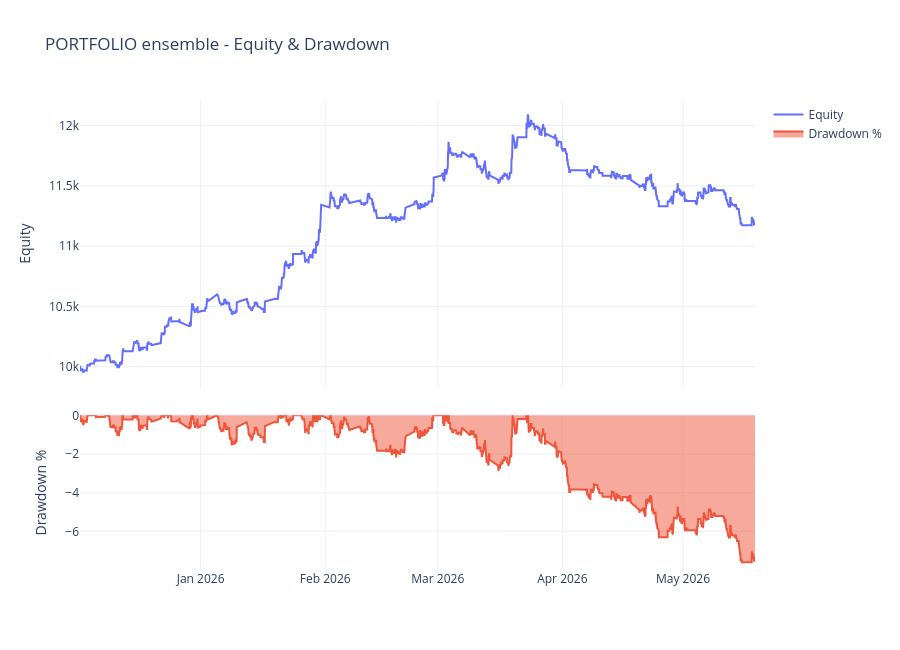

The notebook cell this image was saved under:
### Code cell
from visualize import plot_equity_and_drawdown
fig = plot_equity_and_drawdown(ens_eq, title="PORTFOLIO ensemble - Equity & Drawdown")
save_html(fig, OUT / "02_portfolio_equity_drawdown.html"); fig.show()

### Figure 1 — Plotly figure (JSON) as saved in the notebook; plotly's stock layout.template omitted (floating-point values rounded to 4 significant figures; data arrays with more than 128 entries replaced by an {"elided": "..."} marker saying what was removed)
{"data": [{"mode": "lines", "name": "Equity", "type": "scatter", "x": {"elided": "2683 str values"}, "xaxis": "x", "y": {"elided": "2683 float values"}, "yaxis": "y"}, {"fill": "tozeroy", "mode": "lines", "name": "Drawdown %", "type": "scatter", "x": {"elided": "2683 str values"}, "xaxis": "x2", "y": {"elided": "2683 float values"}, "yaxis": "y2"}], "layout": {"height": 650, "title": {"text": "PORTFOLIO ensemble - Equity & Drawdown"}, "xaxis": {"anchor": "y", "domain": [0, 1], "matches": "x2", "showticklabels": false}, "xaxis2": {"anchor": "y2", "domain": [0, 1]}, "yaxis": {"anchor": "x", "domain": [0.389, 1], "title": {"text": "Equity"}}, "yaxis2": {"anchor": "x2", "domain": [0, 0.329], "title": {"text": "Drawdown %"}}}}
